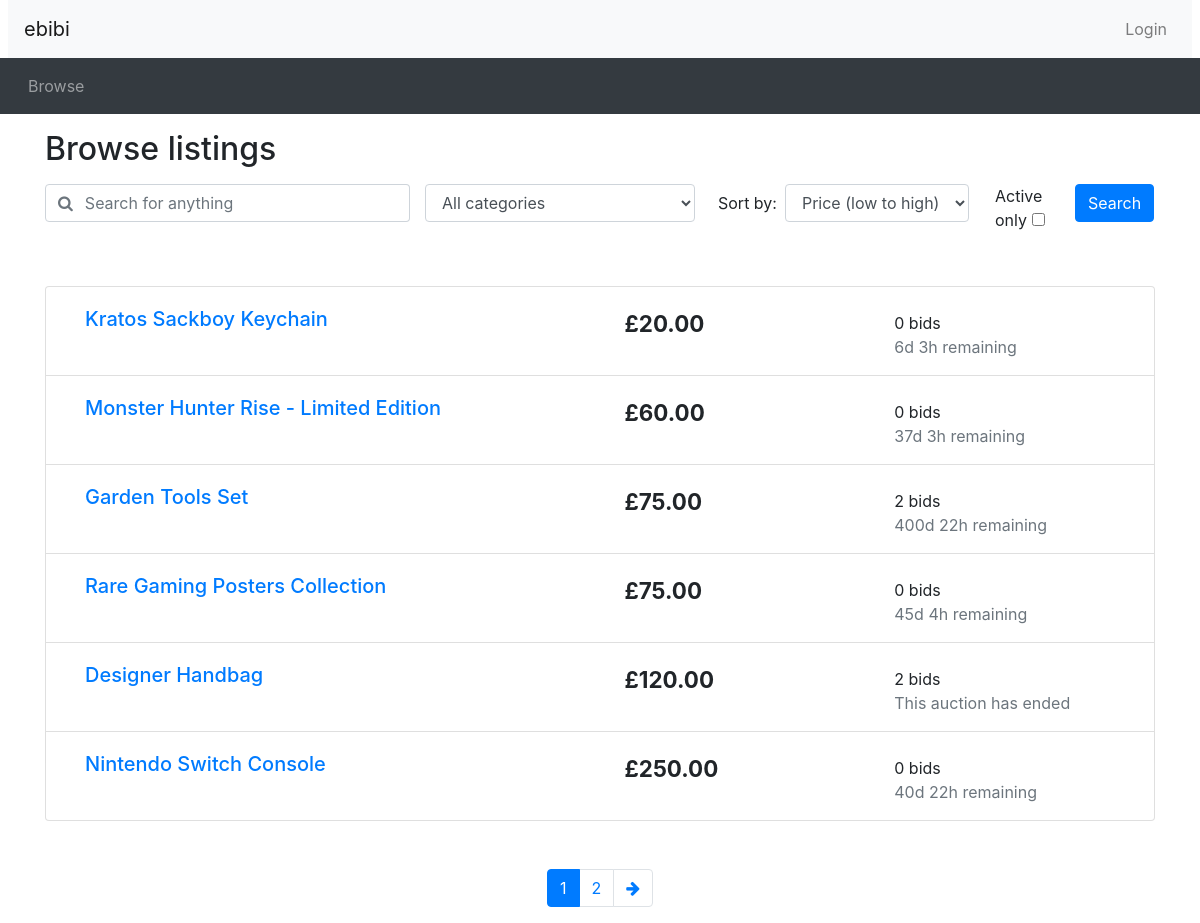
Screenshot of /browse.php with the database file from the repository.
### tables this page shows
CREATE TABLE Auctions (
    auctionID INT NOT NULL PRIMARY KEY AUTO_INCREMENT, 
    categoryID INT NOT NULL,
    sellerID INT NOT NULL,
    title VARCHAR(255) NOT NULL,
    description LONGTEXT, 
    createdDate DATETIME NOT NULL, 
    endDate DATETIME NOT NULL,
    startingPrice FLOAT NOT NULL,
    reservePrice FLOAT NOT NULL DEFAULT 0,
    itemImage VARCHAR(255) NOT NULL,
    auctionStatus BOOLEAN NOT NULL,
    itemCondition ENUM('new', 'good', 'used') NOT NULL,
    FOREIGN KEY (categoryID) REFERENCES Categories(categoryID),
    FOREIGN KEY (sellerID) REFERENCES Sellers(sellerID)
);

### database.php (called while the page is built, shortened)
<?php
function execute_prepared_stmt_query($connection, $sql, $params = [], $types = "") {
    $stmt = mysqli_prepare($connection, $sql);
    if (!empty($params)) {
        mysqli_stmt_bind_param($stmt, $types, ...$params);
    }
    mysqli_stmt_execute($stmt);
    $result = mysqli_stmt_get_result($stmt);
    return $result;
}

### search_form.php (the view, shortened to what this page needs)
<div id="searchSpecs">
    <form method="get" action="browse.php">
      <div class="row">
        <div class="col-md-4 pr-0">
          <div class="form-group">
            <div class="input-group">
              <div class="input-group-prepend">
                <span class="input-group-text bg-transparent pr-0 text-muted">
                  <i class="fa fa-search"></i>
                </span>
              </div>
              <input type="text" class="form-control border-left-0" id="keyword" placeholder="Search for anything" name="keyword">
            </div>
          </div>
        </div>
        <div class="col-md-3 pr-0">
          <div class="form-group">
            <select class="form-control" id="cat" name="cat">
              <option selected value="0">All categories</option>
            </select>
          </div>
        </div>
        <div class="col-md-3 pr-0">
          <div class="form-inline">
            <label class="mx-2" for="order_by">Sort by:</label>
            <select class="form-control" id="order_by" name="order_by">
              <option selected value="pricelow">Price (low to high)</option>
            </select>
          </div>
        </div>
        <div class="col-md-1">Active only <input type="checkbox" id="active_only" name="active_only" value="1"></div>
        <div class="col-md-1 px-0">
          <button type="submit" class="btn btn-primary">Search</button>
        </div>
      </div>
    </form>
  </div>

### browse.php (shortened to what this page needs)
<?php
include_once("header.php");
require("utilities.php");
require("database.php");
$connection = get_connection();
?>
<div class="container">
  <h2 class="my-3">Browse listings</h2>
  <?php include("search_form.php") ?>
</div>
<?php
$keyword = isset($_GET['keyword']) ? $_GET['keyword'] : "";
$category = isset($_GET['cat']) ? $_GET['cat'] : "0";
$ordering = isset($_GET['order_by']) ? $_GET['order_by'] : "pricelow";
$curr_page = isset($_GET['page']) & !empty($_GET['page']) ? $_GET['page'] : 1;
$active_only = isset($_GET['active_only']) ? $_GET['active_only'] : "";
$results_per_page = 6;
$offset = ($curr_page - 1) * $results_per_page;
list($count_sql, $count_params, $count_types) = build_auction_query($keyword, $category, $ordering, $active_only, true);
$count_result = execute_prepared_stmt_query($connection, $count_sql, $count_params, $count_types);
$num_results = mysqli_fetch_assoc($count_result)['total'];
$max_page = ceil($num_results / $results_per_page);
list($auction_list_sql, $params, $types) = build_auction_query($keyword, $category, $ordering, $active_only);
$auction_list_sql .= " LIMIT ? OFFSET ?";
$params[] = $results_per_page;
$params[] = $offset;
$types .= 'ii';
$auction_list_result = execute_prepared_stmt_query($connection, $auction_list_sql, $params, $types);
?>
<div class="container mt-5">
  <ul class="list-group">
    <?php
    while ($row = mysqli_fetch_assoc($auction_list_result)) {
      print_listing_li(
        $row['auctionID'],
        $row['title'],
        $row['currentPrice'],
        $row['bidCount'],
        new DateTime($row['endDate'])
      );
    }
    ?>
  </ul>
  <nav aria-label="Search results pages" class="mt-5">
    <ul class="pagination justify-content-center">
      <?php
      pagination($curr_page, $max_page);
      ?>
    </ul>
  </nav>
</div>
<?php include_once("footer.php") ?>

### utilities.php (shortened to what this page needs)
<?php
function display_time_remaining($interval)
{
  if ($interval->days == 0 && $interval->h == 0) {
    $time_remaining = $interval->format('%im %Ss');
  } else if ($interval->days == 0) {
    $time_remaining = $interval->format('%hh %im');
  } else {
    $time_remaining = $interval->format('%ad %hh');
  }
  return $time_remaining;
}
function print_listing_li($item_id, $title, $currentPrice, $num_bids, $end_time)
{
  if ($num_bids == 1) {
    $bid = ' bid';
  } else {
    $bid = ' bids';
  }
  $now = new DateTime();
  if ($now > $end_time) {
    $time_remaining = 'This auction has ended';
  } else {
    $time_to_end = date_diff($now, $end_time);
    $time_remaining = display_time_remaining($time_to_end) . ' remaining';
  }
  echo (
    "
    <li class='list-group-item'>
      <div class='row ml-1 mt-2 mb-1'>
        <div class='col-6'>
          <h5><a href='listing.php?item_id={$item_id}'>{$title}</a></h5>
        </div>
        <div class='col'>
          <div class='row'>
            <div class='col'><span style='font-size: 1.4em' class='font-weight-bolder'>£" . number_format($currentPrice, 2) . "</span></div>
            <div class='col'>
              <div class='mt-1'>{$num_bids} <span>{$bid}</span></div>
              <div class='text-muted'>{$time_remaining}</div>
            </div>
          </div>
        </div>
      </div>
    </li>
    "
  );
}
function pagination($curr_page, $max_page, $target_link = "browse.php")
{
  $querystring = "";
  $high_page_boost = max(3 - $curr_page, 0);
  $low_page_boost = max(2 - ($max_page - $curr_page), 0);
  $low_page = max(1, $curr_page - 2 - $low_page_boost);
  $high_page = min($max_page, $curr_page + 2 + $high_page_boost);
  for ($i = $low_page; $i <= $high_page; $i++) {
    if ($i == $curr_page) {
      echo ('<li class="page-item active">');
    } else {
      echo ('<li class="page-item">');
    }
    echo ('<a class="page-link" href="' . $target_link . '?' . $querystring . 'page=' . $i . '">' . $i . '</a></li>');
  }
  if ($curr_page != $max_page) {
    echo ('
<li class="page-item">
  <a class="page-link" href="' . $target_link . '?' . $querystring . 'page=' . ($curr_page + 1) . '" aria-label="Next">
    <span aria-hidden="true"><i class="fa fa-arrow-right"></i></span>
    <span class="sr-only">Next</span>
  </a>
</li>');
  }
}
function build_auction_query($keyword, $category, $ordering, $active_only, $count_mode = false)
{
  $query = $count_mode
    ? "SELECT COUNT(DISTINCT auctions.auctionID) AS total FROM auctions"
    : "SELECT auctions.*, COUNT(bids.bidID) AS bidCount,
          COALESCE(MAX(bids.bidPrice), auctions.startingPrice) AS currentPrice
        FROM auctions LEFT JOIN bids ON auctions.auctionID = bids.auctionID";
  $params = [];
  $types = "";
  if (!$count_mode) {
    $query .= " GROUP BY auctions.auctionID";
    if ($ordering === 'pricehigh') {
      $query .= " ORDER BY currentPrice DESC";
    } else if ($ordering === 'pricelow') {
      $query .= " ORDER BY currentPrice";
    } else if ($ordering === 'date') {
      $query .= " ORDER BY endDate";
    }
  }
  return [$query, $params, $types];
}
?>

### rows the page displays
auctions: title "Kratos Sackboy Keychain", currentPrice "20.00", num_bids "0", bid "bids", time_remaining "6d 3h remaining"
auctions: title "Monster Hunter Rise - Limited Edition", currentPrice "60.00", num_bids "0", bid "bids", time_remaining "37d 3h remaining"
auctions: title "Garden Tools Set", currentPrice "75.00", num_bids "2", bid "bids", time_remaining "400d 22h remaining"
auctions: title "Rare Gaming Posters Collection", currentPrice "75.00", num_bids "0", bid "bids", time_remaining "45d 4h remaining"
auctions: title "Designer Handbag", currentPrice "120.00", num_bids "2", bid "bids", time_remaining "This auction has ended"
auctions: title "Nintendo Switch Console", currentPrice "250.00", num_bids "0", bid "bids", time_remaining "40d 22h remaining"
